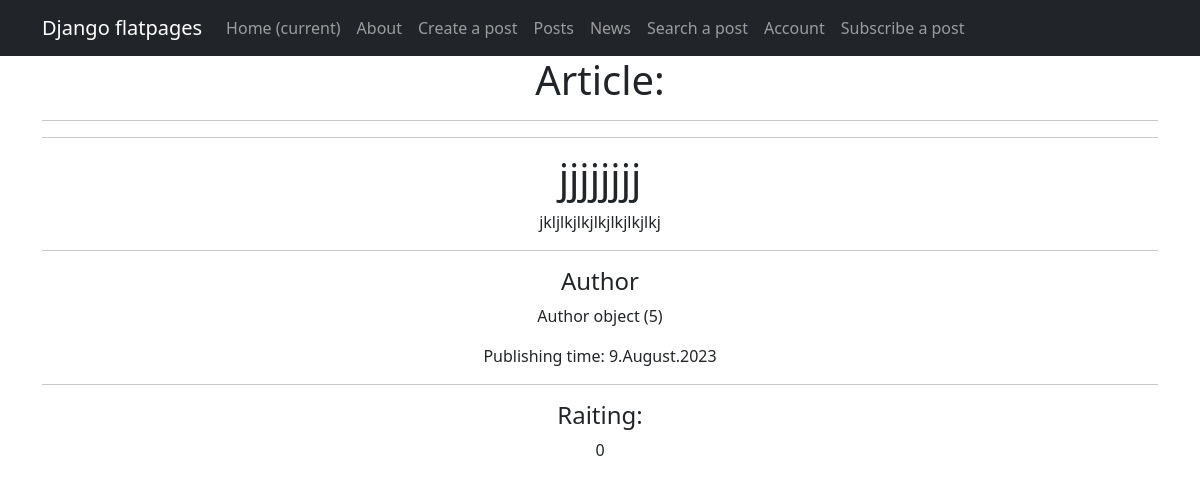
Page /posts/63/ on the committed database.
### news/models.py (models this page shows, shortened)
class Post(models.Model):
    author = models.ForeignKey(Author, on_delete=models.CASCADE)
    CHOICES = [
        ('Article', (
            ('PL', 'Policy'),
            ('EC', 'Economic'),
            ('SP', 'Sport'),
            ('ED', 'Education'),
            ('CL', 'Culture'),
        )
         ),
        ('News', (
            ('PL', 'Policy'),
            ('EC', 'Economic'),
            ('SP', 'Sport'),
            ('ED', 'Education'),
            ('CL', 'Culture'),
        )
         ),
    ]
    title = models.CharField(max_length=300)
    text_type = models.CharField(max_length=300, choices=CHOICES)
    category = models.ManyToManyField('Category', through='PostCategory')
    creation_datetime = models.DateTimeField(auto_now_add=True)
    text = models.TextField()
    rating = models.IntegerField(default=0, db_column='rating')

class Author(models.Model):
    full_name = models.CharField(max_length=100)
    email = models.CharField(max_length=255)
    user = models.ForeignKey('auth.User', on_delete=models.CASCADE)
    rating = models.IntegerField(default=0)

### news/views.py (the view)
# urls.py: path('<int:pk>/', PostDetail.as_view(), name='post_dtl'),
class PostDetail(DetailView):
    model = Post
    template_name = 'article.html'
    context_object_name = 'post'
    pk_url_kwarg = "pk"

### news/templatetags/custom_filters.py (called while the page is built)
@register.filter()
def censor(value):
   for word in bad_words:
      if word.lower() in value.lower():
         value = value.replace(word[1:-2], '*' * (len(word)-1))
   return value

### templates/article.html (shortened to what this page needs)
{% extends 'flatpages/default.html' %}
{% load custom_filters %}
{% block content %}
  <h1>Article:</h1>
  <hr>
  <hr>
{% if post %}
<h1>{{post.title|censor}}</h1>
<p>{{post.text|censor}}</p>
<hr>
<h4>Author</h4>
<p>{{post.author}}</p>
<p>Publishing time: {{post.creation_datetime|date:"j.F.Y" }}</p>
<hr>
<h4>Raiting:</h4>
<p>{{post.rating}}</p>
{% else %}
<h2>The end</h2>
{% endif %}
{% endblock content %}

### rows in the picture
Post: title|censor "jjjjjjjj", text|censor "jkljlkjlkjlkjlkjlkjlkj", author "Author object (5)", creation_datetime "9.August.2023", rating "0"
